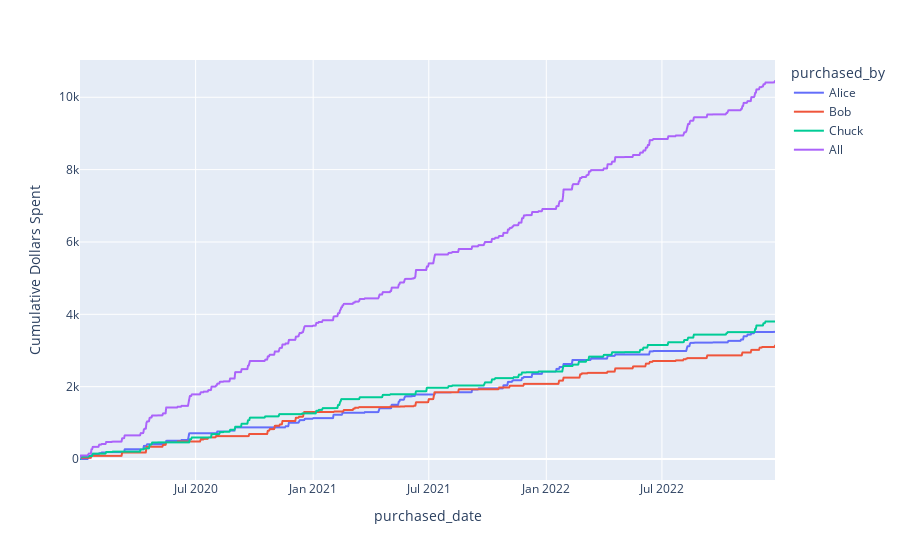

Notebook code cell kept with this figure:
### Markdown cell above
Seems like it's undoing a lot of work we've already done, but this Long Format is generally easier for plotting software to work with.

In this case we keep `purchased_date` as a column (not index), get a value column called `value`, and a column we can use for trend highlighting which is `purchased_by`

After that, plotly express provides the easiest (but not most performant) visualizations in my experience

### Code cell
import plotly.express as px
px.line(
    prepped_cumulative,
    x="purchased_date",
    y="value",
    color="purchased_by",
    labels={"value": "Cumulative Dollars Spent"},
)

### Figure 1 — Plotly figure (JSON) as saved in the notebook; plotly's stock layout.template omitted (floating-point values rounded to 4 significant figures; data arrays with more than 128 entries replaced by an {"elided": "..."} marker saying what was removed)
{"data": [{"hovertemplate": "purchased_by=Alice<br>purchased_date=%{x}<br>Cumulative Dollars Spent=%{y}<extra></extra>", "legendgroup": "Alice", "line": {"color": "#636efa", "dash": "solid"}, "marker": {"symbol": "circle"}, "mode": "lines", "name": "Alice", "showlegend": true, "type": "scattergl", "x": {"elided": "1089 str values"}, "xaxis": "x", "y": {"elided": "1089 float values"}, "yaxis": "y"}, {"hovertemplate": "purchased_by=Bob<br>purchased_date=%{x}<br>Cumulative Dollars Spent=%{y}<extra></extra>", "legendgroup": "Bob", "line": {"color": "#EF553B", "dash": "solid"}, "marker": {"symbol": "circle"}, "mode": "lines", "name": "Bob", "showlegend": true, "type": "scattergl", "x": {"elided": "1089 str values"}, "xaxis": "x", "y": {"elided": "1089 float values"}, "yaxis": "y"}, {"hovertemplate": "purchased_by=Chuck<br>purchased_date=%{x}<br>Cumulative Dollars Spent=%{y}<extra></extra>", "legendgroup": "Chuck", "line": {"color": "#00cc96", "dash": "solid"}, "marker": {"symbol": "circle"}, "mode": "lines", "name": "Chuck", "showlegend": true, "type": "scattergl", "x": {"elided": "1089 str values"}, "xaxis": "x", "y": {"elided": "1089 float values"}, "yaxis": "y"}, {"hovertemplate": "purchased_by=All<br>purchased_date=%{x}<br>Cumulative Dollars Spent=%{y}<extra></extra>", "legendgroup": "All", "line": {"color": "#ab63fa", "dash": "solid"}, "marker": {"symbol": "circle"}, "mode": "lines", "name": "All", "showlegend": true, "type": "scattergl", "x": {"elided": "1089 str values"}, "xaxis": "x", "y": {"elided": "1089 float values"}, "yaxis": "y"}], "layout": {"legend": {"title": {"text": "purchased_by"}, "tracegroupgap": 0}, "margin": {"t": 60}, "xaxis": {"anchor": "y", "domain": [0, 1], "title": {"text": "purchased_date"}}, "yaxis": {"anchor": "x", "domain": [0, 1], "title": {"text": "Cumulative Dollars Spent"}}}}
